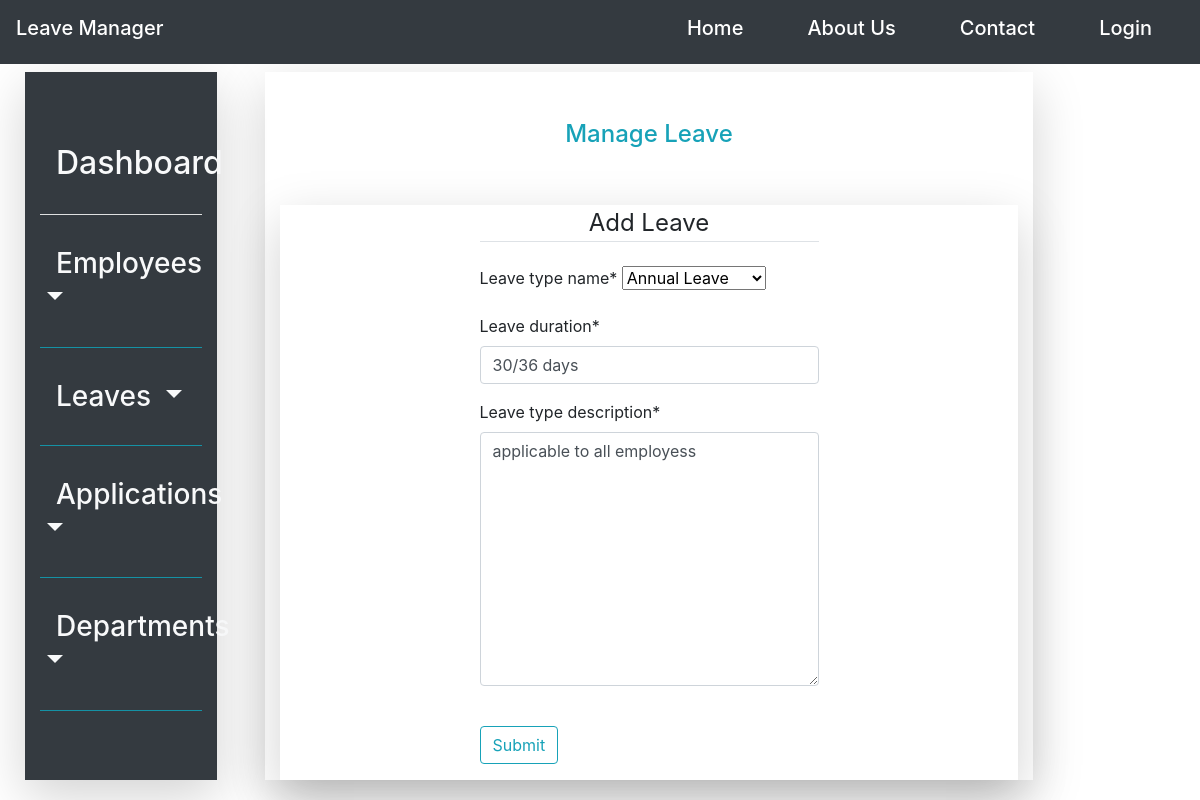
Screenshot of /leave/update/1 with the database file from the repository.
### leave_management_app/models.py (models this page shows, shortened)
class Leave_type(models.Model):
    leave_type_name = models.CharField(choices=leave_category_list, max_length=30)
    leave_duration = models.CharField(default='30/36 days', max_length=30)
    leave_type_description = models.TextField()

### leave_management_app/views.py (the view)
# urls.py: path('leave/update/<int:pk>', LeaveUpdateView.as_view(), name='leave_update'),
class LeaveUpdateView(UpdateView):
    model = Leave_type
    fields = ['leave_type_name', 'leave_duration', 'leave_type_description']

### leave_management_app/templates/leave_management_app/leave_type_form.html (shortened to what this page needs)
{%extends 'leave_management_app/base.html'%}
{%load crispy_forms_tags%}
{%block content%}
<div class="row p-4" style="height: 95vh; width: 100%; background-color: white; background-attachment: fixed;">
        {%block navbar%}
            {%include 'navigation/sidenav.html'%}
        {%endblock navbar%}
    <div class="col-lg-8 mt-3 ml-5 shadow-lg content-align-center">
        <div class="py-5 text-center"><label class="text-info h4">Manage Leave</label></div>
        <div class="container-fluid">
            <div class="row shadow-lg justify-content-center">
                <div class="col-md-6">
                <form method="POST">
                        <fieldset class="form-group">
                            <legend class="border-bottom mb-4 text-center">Add Leave</legend>
                            {{form|crispy}}
                        </fieldset>
                        <div class="form-group">
                            <button class="btn btn-outline-info mt-2" type="submit">Submit</button>
                        </div>
                </form>
                </div>
            </div>
        </div>
    </div>
</div>
{%endblock content%}

### rows the page displays
Leave_type: leave_type_name "Annual Leave", leave_duration "30/36 days", leave_type_description "applicable to all employess"
